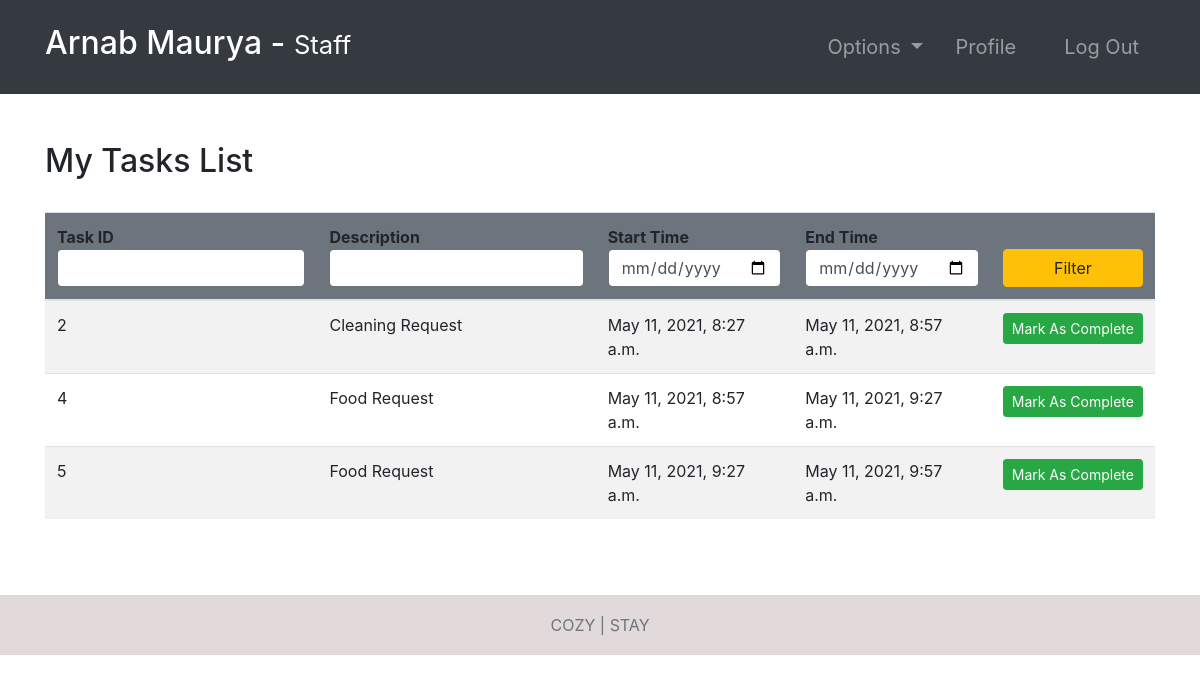
Screenshot of /tasks/ (signed in) with the database file from the repository.
### accounts/models.py (models this page shows, shortened)
class Task(models.Model):
    employee = models.ForeignKey(
        Employee,   null=True, on_delete=models.CASCADE)
    startTime = models.DateTimeField()
    endTime = models.DateTimeField()
    description = models.TextField()

### accounts/views.py (the view, shortened to what this page needs)
# urls.py: path('tasks/', tasks, name="tasks"),
@login_required(login_url='login')
def tasks(request):
    role = str(request.user.groups.all()[0])
    path = role + "/"
    tempEmp = Employee.objects.get(user=request.user)
    tasks = Task.objects.filter(employee=tempEmp)
    context = {
        "role": role,
        'tasks': tasks
    }
    return render(request, path + "tasks.html", context)

### Templates/staff/tasks.html (shortened to what this page needs)
{% extends '../index.html' %}
{% block context %}
<div class="container py-5">
    <div class="table-header row">
        <div class="col-sm-12 col-md-12 col-lg-4 mb-4">
            <h2>My Tasks List</h2>
        </div>
    </div>
    <table class="table table-hover table-striped">
        <thead class="bg-secondary rounded">
            <tr>
                <form action="" method="POST">
                    <th>Task ID <input type="number" name="id" value="{{id}}"
                            class="form-control border border-secondary"></th>
                    <th>Description <input type="text" name="desc" value="{{desc}}"
                            class="form-control border border-secondary"></th>
                    <th>Start Time <input type="date" name="fd" value="{{fd}}"
                            class="form-control border border-secondary"></th>
                    <th>End Time <input type="date" name="ed" value="{{ed}}"
                            class="form-control border border-secondary"></th>
                    <th><button type="submit" name="filter" class="btn btn-warning w-100">Filter</button></th>
                </form>
            </tr>
        </thead>
        <tbody>
            {% for t in tasks %}
            <tr>
                <td>{{t.id}}</td>
                <td>{{t.description}}</td>
                <td>{{t.startTime}}</td>
                <td>{{t.endTime}}</td>
                <form action="" method="POST">
                    <td><a type="submit" name="markAsComplete" class="btn btn-sm btn-success w-100"
                            href="{% url 'completeTask' t.id %}">Mark&nbsp;As&nbsp;Complete</a></td>
                </form>
            </tr>
            {% endfor %}
        </tbody>
    </table>
</div>
{% endblock %}

### Templates/incs/nav.html (shortened to what this page needs)
<nav class="navbar navbar-dark bg-dark navbar-expand-lg py-3 " role="navigation">
    <div class="container">
        <a href="" class="navbar-brand">
            <h2 class="text-capitalize">
                {{ request.user.first_name }} {{ request.user.last_name }} -
                <small>
                    {{ role }}
                </small>
            </h2>
        </a>
        <div class="collapse navbar-collapse" id="navbarTags">
            <ul class="navbar-nav ml-auto">
                <li class="nav-item dropdown p-2">
                    <a class="nav-link dropdown-toggle" href="#" id="navbarDropdown" role="button"
                        data-toggle="dropdown" aria-haspopup="true" aria-expanded="false">
                        Options
                    </a>
                </li>
                <li class="nav-item mr-3 p-2">
                    {% if role == 'staff' or role == 'receptionist' or role == 'admin' or role == 'manager' %}
                    <a href="{% url 'employee-profile' user.id %}" class="nav-link">Profile</a>
                    {% endif %}
                </li>
                <li class="nav-item p-2 ">
                    <a href="{% url 'logout' %}" class="nav-link">Log Out</a>
                </li>
            </ul>
        </div>
    </div>
</nav>

### static/css/main.css (style rules this page uses)
* { margin: 0; padding: 0; -webkit-font-smoothing: antialiased; }
body { position: relative; }
nav .nav-item { font-size: 20px; }

### rows the page displays
Task: id "2", description "Cleaning Request", startTime "May 11, 2021, 8:27 a.m.", endTime "May 11, 2021, 8:57 a.m."
Task: id "4", description "Food Request", startTime "May 11, 2021, 8:57 a.m.", endTime "May 11, 2021, 9:27 a.m."
Task: id "5", description "Food Request", startTime "May 11, 2021, 9:27 a.m.", endTime "May 11, 2021, 9:57 a.m."

### other values shown
{{ request.user.first_name }} "Arnab"
{{ request.user.last_name }} "Maurya"
{{ role }} "Staff"
